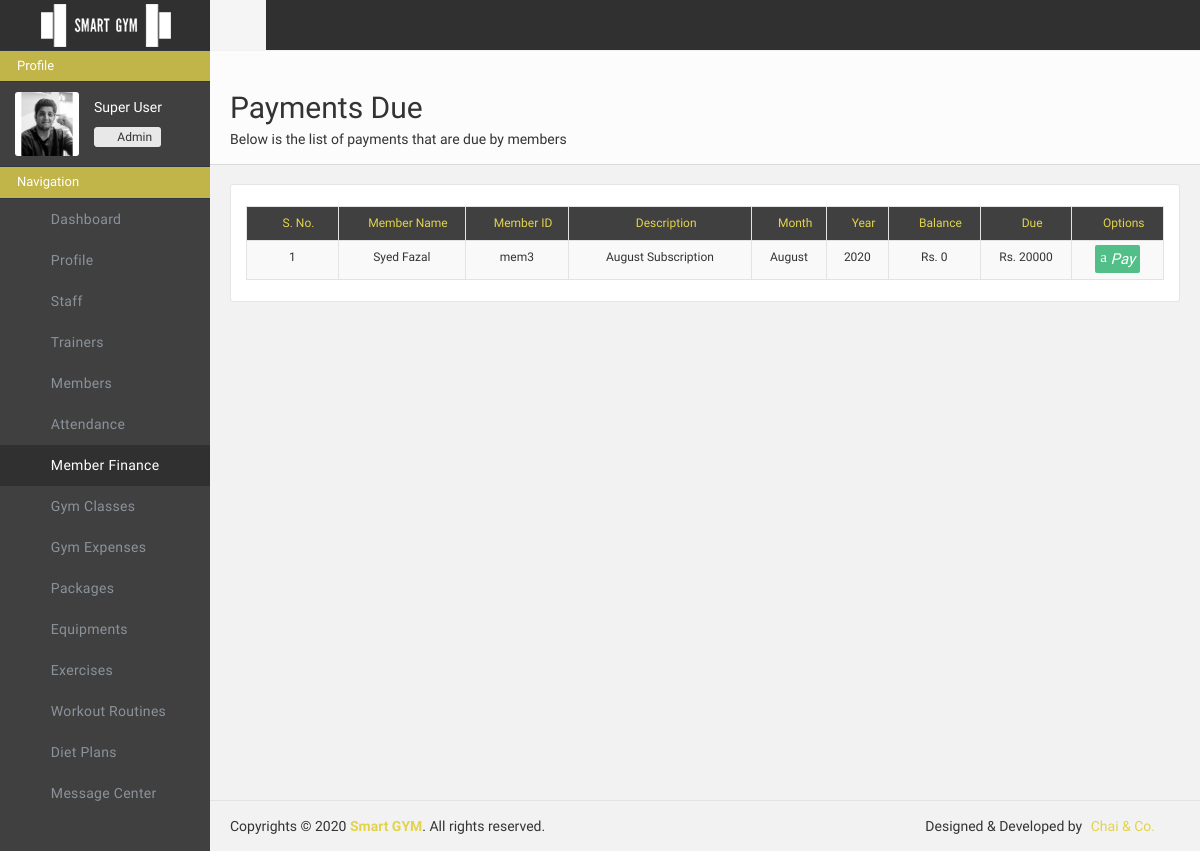
Page /adminportal/paymentdue/ (signed in) on the earlier database version.
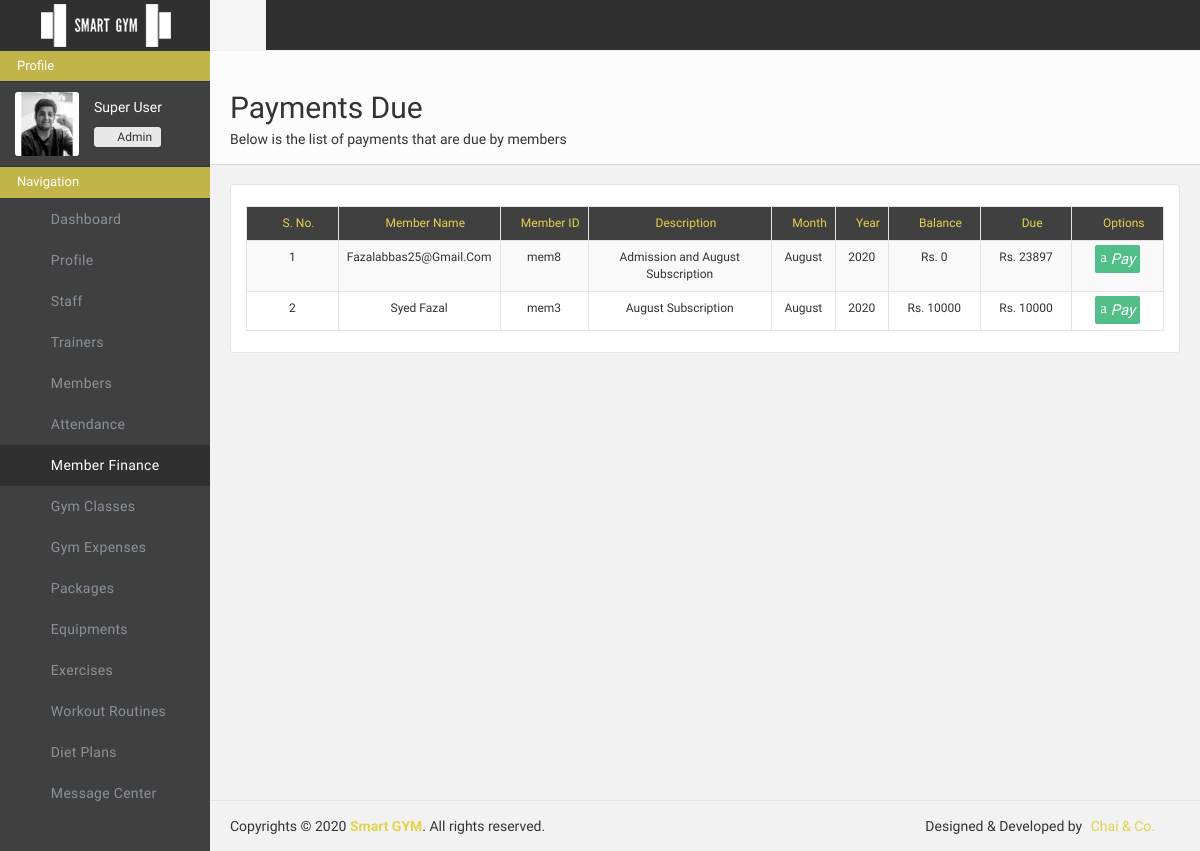
Same page on the later database version.
### adminportal/models.py (models this page shows)
class FinanceData(models.Model):
    finance_id = models.AutoField(primary_key=True)
    finance_member_id = models.CharField(max_length=500, default="")
    finance_member_name = models.CharField(max_length=500, default="")
    finance_desc = models.CharField(max_length=500, default="")
    finance_month = models.CharField(max_length=500, default="")
    finance_year = models.CharField(max_length=500, default="")
    finance_balance = models.IntegerField(default=0)
    finance_due = models.IntegerField(default=0)

### adminportal/views.py (the view, shortened to what this page needs)
# urls.py: path('paymentdue/', views.paymentdue, name="adminportal-paymentdue"),
def paymentdue(request):
    if "userid" in request.session and request.session["userrole"] == "Admin" :
        months = ("January","February","March","April","May","June","July", "August", "September", "October", "November", "December")
        currentMonth = months[dt.now().month-1]
        currentYear = dt.now().year
        finance_update = FinanceData.objects.all().order_by("finance_member_name")
        params={}
        members_count = FinanceData.objects.all().filter(finance_due__gte=1).order_by("finance_member_name")
        members = {}
        for member in members_count:
            if len(MemberData.objects.filter(member_id=member.finance_member_id)) == 1:
                members[member.finance_member_id] = {"name": member.finance_member_name, "id": member.finance_member_id, "desc": member.finance_desc, "month": member.finance_month, "year": member.finance_year, "due": member.finance_due, "balance": member.finance_balance}
        params["members"] = members
        return render(request, 'adminportal/duepayment.html', params)
    else:
        return redirect('/adminportal/login/')

### adminportal/templates/adminportal/duepayment.html (shortened to what the changed rows need)
{% load static %}
<!doctype html>
<html class="no-js">
    <head>
        <link href="{% static 'adminportal/css/icons.css'%}" rel="stylesheet" />
        <link href="{% static 'adminportal/css/bootstrap.css'%}" rel="stylesheet" />
        <link href="{% static 'adminportal/css/plugins.css'%}" rel="stylesheet" />
        <link href="{% static 'adminportal/css/main.css'%}" rel="stylesheet" />
        <link href="{% static 'adminportal/css/custom.css'%}" rel="stylesheet" />
    </head>
    <body>
        <div id="wrapper">
            <div class="page-content sidebar-page right-sidebar-page clearfix">
                <div class="page-content-wrapper">
                    <div class="page-content-inner">
                        <div id="page-header" class="clearfix">
                            <div class="page-header">
                                <h2>Payments Due</h2>
                            </div>
                        </div>
                        <div class="row" style="margin-bottom: 100px;">
                            <div class="col-lg-12">
                                <div class="panel panel-default plain panelRefresh">
                                    <div class="panel-body">
                                        <table id="basic-datatables" class="table table-striped table-bordered" cellspacing="0" width="100%">
                                            <thead >
                                                <tr style="background-color: #404040; color: #e2d34d;">
                                                    <th title="S. No." style="font-size: 12px; text-align: center; width: 10%"><i class="fa fa-sort-numeric-asc"> </i> S. No.</th>
                                                    <th title="name" style="font-size: 12px; text-align: center;"><i class="fa fa-user"> </i> Member Name</th>
                                                    <th title="member id" style="font-size: 12px; text-align: center;"><i class="l-basic-postcard-multiple"> </i> Member ID</th>
                                                    <th title="info" style="font-size: 12px; text-align: center; width: 20%;"><i class="fa fa-info"> </i> Description</th>
                                                    <th title="Month" style="font-size: 12px; text-align: center;"><i class="fa fa-th"> </i> Month</th>
                                                    <th title="year" style="font-size: 12px; text-align: center;"><i class="fa fa-calendar-o"> </i> Year</th>
                                                    <th title="balance" style="font-size: 12px; text-align: center; width:10%"><i class="fa fa-list-ol"> </i> Balance</th>
                                                    <th title="due" style="font-size: 12px; text-align: center; width: 10%;"><i class="fa fa-dollar"> </i> Due</th>
                                                    <th title="options" class="tableedit" style=" font-size: 12px; text-align: center; width: 10%;"><i class="l-software-pathfinder-subtract"> </i> Options</th>
                                                </tr>
                                            </thead>
                                            <tbody>
                                                {% for member in members.values %}
                                                <tr>
                                                    <td>{{forloop.counter}}</td>
                                                    <td>{{member.name}}</td>
                                                    <td>{{member.id}}</td>
                                                    <td>{{member.desc}}</td>
                                                    <td>{{member.month}}</td>
                                                    <td>{{member.year}}</td>
                                                    <td>Rs. {{member.balance}}</td>
                                                    <td>Rs. {{member.due}}</td>
                                                    <td>
                                                        <a title="pay" style="text-decoration: none;" href="/adminportal/paymentadd/{{member.id}}"><i class="l-banknote" id="tablebtns" style="background-color: #51bf87; color: white; padding: 5px; font-size: 15px; " data-toggle="modal" data-target=""> Pay</i></a>
                                                    </td>
                                                </tr>
                                                {% endfor %}
                                            </tbody>
                                        </table>
                            </div>
                                </div>
                            </div>
                            </div>
                    </div>
                </div>
            </div>
        </div>
    </body>
</html>

Differences in the rows shown:
added FinanceData: name "Fazalabbas25@Gmail.Com", id "mem8", desc "Admission and August Subscription", month "August", year "2020"
Other differences:
new list line: "1 Rs. 0 Rs. 23897 Pay"
new list line: "2 Rs. 10000 Rs. 10000 Pay"
new list line: "Syed Fazal mem3 August Subscription August 2020"
list line gone: "1 Rs. 0 Rs. 20000 Pay"
list line gone: "Syed Fazal mem3 August Subscription August 2020"
